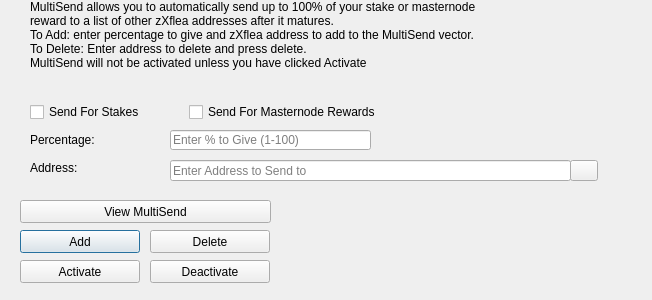
<?xml version="1.0" encoding="UTF-8"?>
<ui version="4.0">
 <class>MultiSendDialog</class>
 <widget class="QDialog" name="MultiSendDialog">
  <property name="windowModality">
   <enum>Qt::NonModal</enum>
  </property>
  <property name="geometry">
   <rect>
    <x>0</x>
    <y>0</y>
    <width>652</width>
    <height>300</height>
   </rect>
  </property>
  <property name="windowTitle">
   <string>MultiSend</string>
  </property>
  <widget class="QLineEdit" name="multiSendPercentEdit">
   <property name="geometry">
    <rect>
     <x>170</x>
     <y>130</y>
     <width>201</width>
     <height>20</height>
    </rect>
   </property>
   <property name="toolTip">
    <string>Enter whole numbers 1 - 100</string>
   </property>
   <property name="placeholderText">
    <string>Enter % to Give (1-100)</string>
   </property>
  </widget>
  <widget class="QLineEdit" name="multiSendAddressEdit">
   <property name="geometry">
    <rect>
     <x>170</x>
     <y>160</y>
     <width>401</width>
     <height>21</height>
    </rect>
   </property>
   <property name="toolTip">
    <string/>
   </property>
   <property name="placeholderText">
    <string>Enter Address to Send to</string>
   </property>
  </widget>
  <widget class="QLabel" name="label_2">
   <property name="geometry">
    <rect>
     <x>30</x>
     <y>0</y>
     <width>451</width>
     <height>121</height>
    </rect>
   </property>
   <property name="lineWidth">
    <number>1</number>
   </property>
   <property name="text">
    <string>MultiSend allows you to automatically send up to 100% of your stake or masternode reward to a list of other zXflea addresses after it matures.
To Add: enter percentage to give and zXflea address to add to the MultiSend vector.
To Delete: Enter address to delete and press delete.
MultiSend will not be activated unless you have clicked Activate</string>
   </property>
   <property name="alignment">
    <set>Qt::AlignLeading|Qt::AlignLeft|Qt::AlignTop</set>
   </property>
   <property name="wordWrap">
    <bool>true</bool>
   </property>
  </widget>
  <widget class="QLabel" name="message">
   <property name="geometry">
    <rect>
     <x>290</x>
     <y>200</y>
     <width>351</width>
     <height>91</height>
    </rect>
   </property>
   <property name="text">
    <string/>
   </property>
  </widget>
  <widget class="QPushButton" name="addButton">
   <property name="geometry">
    <rect>
     <x>20</x>
     <y>230</y>
     <width>120</width>
     <height>23</height>
    </rect>
   </property>
   <property name="toolTip">
    <string/>
   </property>
   <property name="statusTip">
    <string>Add to MultiSend Vector</string>
   </property>
   <property name="text">
    <string>Add</string>
   </property>
  </widget>
  <widget class="QPushButton" name="disableButton">
   <property name="geometry">
    <rect>
     <x>150</x>
     <y>260</y>
     <width>120</width>
     <height>23</height>
    </rect>
   </property>
   <property name="statusTip">
    <string>Deactivate MultiSend</string>
   </property>
   <property name="text">
    <string>Deactivate</string>
   </property>
  </widget>
  <widget class="QPushButton" name="addressBookButton">
   <property name="geometry">
    <rect>
     <x>570</x>
     <y>160</y>
     <width>28</width>
     <height>21</height>
    </rect>
   </property>
   <property name="toolTip">
    <string>Choose an address from the address book</string>
   </property>
   <property name="text">
    <string/>
   </property>
   <property name="icon">
    <iconset resource="../zxflea.qrc">
     <normaloff>:/icons/address-book</normaloff>:/icons/address-book</iconset>
   </property>
   <property name="shortcut">
    <string>Alt+A</string>
   </property>
   <property name="autoDefault">
    <bool>false</bool>
   </property>
  </widget>
  <widget class="QLabel" name="label">
   <property name="geometry">
    <rect>
     <x>30</x>
     <y>130</y>
     <width>121</width>
     <height>20</height>
    </rect>
   </property>
   <property name="toolTip">
    <string>Percentage of stake to send</string>
   </property>
   <property name="text">
    <string>Percentage:</string>
   </property>
  </widget>
  <widget class="QLabel" name="label_5">
   <property name="geometry">
    <rect>
     <x>30</x>
     <y>160</y>
     <width>111</width>
     <height>16</height>
    </rect>
   </property>
   <property name="toolTip">
    <string>Address to send portion of stake to</string>
   </property>
   <property name="text">
    <string>Address:</string>
   </property>
  </widget>
  <widget class="QPushButton" name="deleteButton">
   <property name="geometry">
    <rect>
     <x>150</x>
     <y>230</y>
     <width>120</width>
     <height>23</height>
    </rect>
   </property>
   <property name="toolTip">
    <string/>
   </property>
   <property name="statusTip">
    <string>Delete Address From MultiSend Vector</string>
   </property>
   <property name="text">
    <string>Delete</string>
   </property>
  </widget>
  <widget class="QPushButton" name="activateButton">
   <property name="geometry">
    <rect>
     <x>20</x>
     <y>260</y>
     <width>120</width>
     <height>23</height>
    </rect>
   </property>
   <property name="statusTip">
    <string>Activate MultiSend</string>
   </property>
   <property name="text">
    <string>Activate</string>
   </property>
  </widget>
  <widget class="QPushButton" name="viewButton">
   <property name="geometry">
    <rect>
     <x>20</x>
     <y>200</y>
     <width>251</width>
     <height>23</height>
    </rect>
   </property>
   <property name="toolTip">
    <string/>
   </property>
   <property name="statusTip">
    <string>View MultiSend Vector</string>
   </property>
   <property name="text">
    <string>View MultiSend</string>
   </property>
  </widget>
  <widget class="QWidget" name="horizontalLayoutWidget">
   <property name="geometry">
    <rect>
     <x>30</x>
     <y>100</y>
     <width>351</width>
     <height>24</height>
    </rect>
   </property>
   <layout class="QHBoxLayout" name="horizontalLayout">
    <item>
     <widget class="QCheckBox" name="multiSendStakeCheckBox">
      <property name="text">
       <string>Send For Stakes</string>
      </property>
     </widget>
    </item>
    <item>
     <widget class="QCheckBox" name="multiSendMasternodeCheckBox">
      <property name="text">
       <string>Send For Masternode Rewards</string>
      </property>
     </widget>
    </item>
   </layout>
  </widget>
 </widget>
 <resources>
  <include location="../zxflea.qrc"/>
 </resources>
 <connections/>
</ui>
